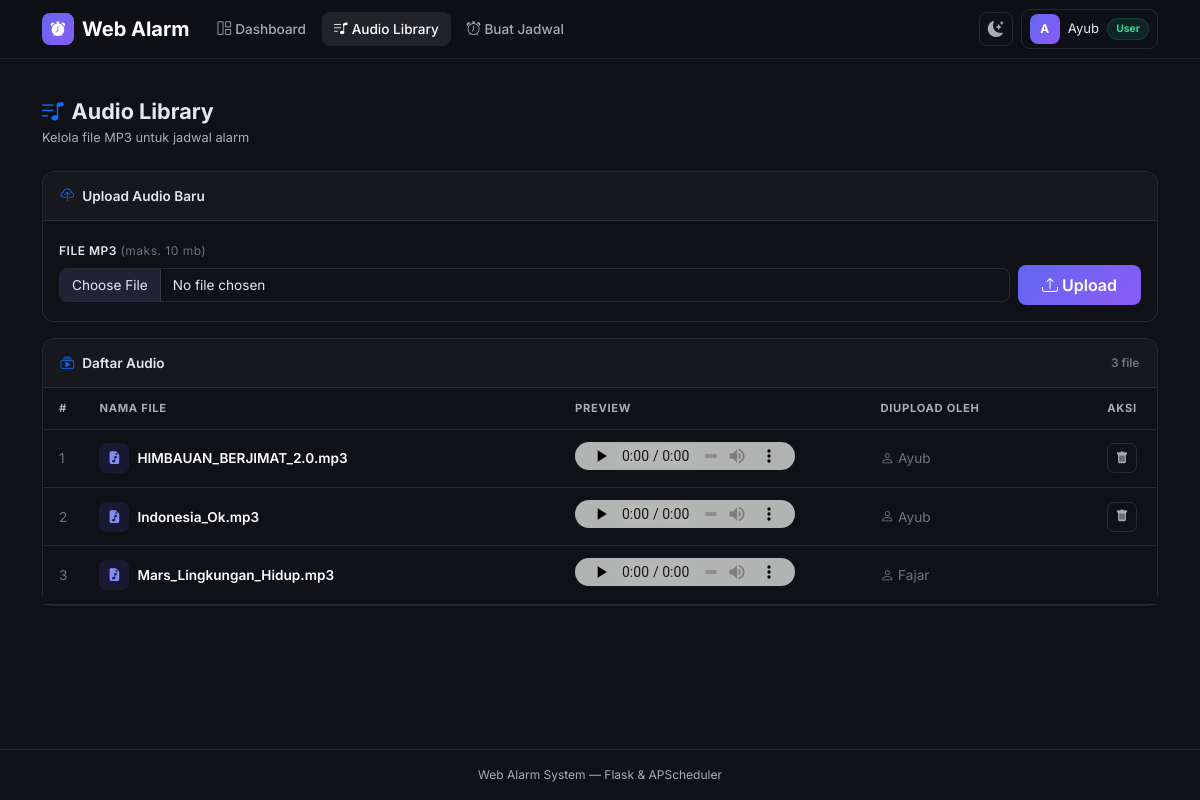
Page /audios (signed in) on the committed database.
### models.py (models this page shows, shortened)
class User(UserMixin, db.Model):
    __tablename__ = 'users'
    id = db.Column(db.Integer, primary_key=True)
    name = db.Column(db.String(120), nullable=False)
    email = db.Column(db.String(120), unique=True, nullable=False)
    password_hash = db.Column(db.String(256), nullable=False)
    role = db.Column(db.String(20), default='user', nullable=False)
    is_active = db.Column(db.Boolean, default=True, nullable=False)
    created_at = db.Column(db.DateTime, default=datetime.utcnow, nullable=False)
    audios = db.relationship('Audio', backref='uploader', lazy=True)

class Audio(db.Model):
    __tablename__ = 'audios'
    id = db.Column(db.Integer, primary_key=True)
    filename = db.Column(db.String(256), nullable=False)
    original_name = db.Column(db.String(256), nullable=False)
    filepath = db.Column(db.String(512), nullable=False)
    uploaded_by = db.Column(db.Integer, db.ForeignKey('users.id'), nullable=False)
    uploaded_at = db.Column(db.DateTime, default=datetime.utcnow, nullable=False)
    schedules = db.relationship('Schedule', backref='audio', lazy=True)

### app.py (the view)
@app.route('/audios')
@login_required
def audios():
    audio_list = Audio.query.order_by(Audio.original_name).all()
    return render_template('audios.html', audios=audio_list)

### app.py (called while the page is built)
@login_manager.user_loader
def load_user(user_id):
    return db.session.get(User, int(user_id))

def is_admin():
    return current_user.is_authenticated and current_user.role == 'admin'

### templates/audios.html (shortened to what this page needs)
{% extends "base.html" %}
{% block content %}
<div class="d-flex align-items-center justify-content-between flex-wrap gap-2 mb-4">
  <div>
    <h1 class="pg-title"><i class="bi bi-music-note-list me-2 text-primary"></i>Audio Library</h1>
    <p class="pg-sub mb-0">Kelola file MP3 untuk jadwal alarm</p>
  </div>
</div>
<div class="card mb-3">
  <div class="card-header">
    <i class="bi bi-cloud-upload me-2 text-primary"></i>Upload Audio Baru
  </div>
  <div class="card-body">
    <form method="post" action="{{ url_for('upload_audio') }}" enctype="multipart/form-data">
      <label class="form-label">File MP3 <span class="text-secondary fw-normal text-lowercase">(maks. 10 MB)</span></label>
      <div class="d-flex gap-2 align-items-center">
        <input class="form-control" type="file" name="file" id="fileInput"
               accept=".mp3,audio/mpeg" required style="flex:1"/>
        <button type="submit" class="btn btn-grad px-4 py-2 flex-shrink-0">
          <i class="bi bi-upload me-1"></i>Upload
        </button>
      </div>
    </form>
  </div>
</div>
<div class="card">
  <div class="card-header d-flex align-items-center justify-content-between">
    <span><i class="bi bi-collection-play me-2 text-primary"></i>Daftar Audio</span>
    <small class="text-secondary">{{ audios|length }} file</small>
  </div>
  {% if audios %}
  <div class="tbl-responsive">
    <table class="table table-hover mb-0">
      <thead>
        <tr>
          <th style="width:40px">#</th>
          <th>Nama File</th>
          <th style="min-width:180px">Preview</th>
          <th class="d-none d-md-table-cell">Diupload Oleh</th>
          <th class="text-center" style="width:70px">Aksi</th>
        </tr>
      </thead>
      <tbody>
        {% for audio in audios %}
        <tr>
          <td class="text-secondary">{{ loop.index }}</td>
          <td>
            <div class="d-flex align-items-center gap-2">
              <span class="d-inline-flex align-items-center justify-content-center flex-shrink-0"
                    style="width:30px;height:30px;border-radius:7px;
                           background:rgba(99,102,241,.12);color:#818cf8">
                <i class="bi bi-file-earmark-music-fill" style="font-size:.8rem"></i>
              </span>
              <span class="fw-semibold">{{ audio.original_name }}</span>
            </div>
          </td>
          <td>
            <audio controls preload="none" style="max-width:220px;width:100%">
              <source src="{{ url_for('static', filename='uploads/audios/' + audio.filename) }}"
                      type="audio/mpeg"/>
            </audio>
          </td>
          <td class="d-none d-md-table-cell text-secondary">
            <i class="bi bi-person me-1"></i>{{ audio.uploader.name }}
          </td>
          <td class="text-center">
            {% if is_admin() or audio.uploaded_by == current_user.id %}
            <form action="{{ url_for('delete_audio', audio_id=audio.id) }}" method="post"
                  onsubmit="return confirm('Hapus {{ audio.original_name }}?')">
              <button type="submit" class="btn-act act-danger" title="Hapus">
                <i class="bi bi-trash-fill"></i>
              </button>
            </form>
            {% endif %}
          </td>
        </tr>
        {% endfor %}
      </tbody>
    </table>
  </div>
  {% else %}
  <div class="empty-state">
    <i class="bi bi-file-earmark-music empty-icon"></i>
    <h5>Belum ada audio</h5>
    <p class="text-secondary" style="font-size:.85rem">Upload file MP3 menggunakan form di atas.</p>
  </div>
  {% endif %}
</div>
{% endblock %}

### templates/base.html (shortened to what this page needs)
<!DOCTYPE html>
<html lang="id" data-bs-theme="dark">
<head>
  <link href="https://cdn.jsdelivr.net/npm/bootstrap@5.3.3/dist/css/bootstrap.min.css"
        rel="stylesheet"/>
  <link href="https://cdn.jsdelivr.net/npm/bootstrap-icons@1.11.3/font/bootstrap-icons.min.css"
        rel="stylesheet"/>
</head>
<body>
<nav class="navbar navbar-expand-lg sticky-top navbar-main">
  <div class="container-xl">
    <a class="navbar-brand d-flex align-items-center gap-2 fw-bold" href="{{ url_for('index') }}">
      <span class="navbar-brand-icon"><i class="bi bi-alarm-fill"></i></span>
      Web Alarm
    </a>
    <div class="collapse navbar-collapse" id="mainNav">
      <ul class="navbar-nav me-auto gap-1 mt-2 mt-lg-0">
        {% if current_user.is_authenticated %}
          <li class="nav-item">
            <a class="nav-link {% if request.endpoint == 'index' %}active{% endif %}"
               href="{{ url_for('index') }}">
              <i class="bi bi-grid-1x2 me-1"></i>Dashboard
            </a>
          </li>
          <li class="nav-item">
            <a class="nav-link {% if request.endpoint == 'audios' %}active{% endif %}"
               href="{{ url_for('audios') }}">
              <i class="bi bi-music-note-list me-1"></i>Audio Library
            </a>
          </li>
          <li class="nav-item">
            <a class="nav-link {% if request.endpoint in ['new_schedule','edit_schedule'] %}active{% endif %}"
               href="{{ url_for('new_schedule') }}">
              <i class="bi bi-alarm me-1"></i>Buat Jadwal
            </a>
          </li>
        {% endif %}
      </ul>
      <div class="d-flex align-items-center gap-2 mt-2 mt-lg-0">
        <button id="themeToggle" type="button" title="Toggle tema"
                onclick="toggleTheme()" class="d-none d-lg-flex">
          <i class="bi bi-sun-fill" id="themeIcon"></i>
        </button>
        {% if current_user.is_authenticated %}
          <div class="dropdown">
            <button class="btn btn-sm d-flex align-items-center gap-2 px-2 py-1"
                    style="border:1px solid var(--bs-border-color);border-radius:9px;
                           background:transparent;color:var(--bs-body-color)"
                    data-bs-toggle="dropdown" aria-expanded="false">
              <span class="user-av">{{ current_user.name[0]|upper }}</span>
              <span class="d-none d-sm-inline fw-500" style="font-size:.82rem">
                {{ current_user.name.split()[0] }}
              </span>
              <span class="{% if is_admin() %}badge-admin{% else %}badge-user{% endif %}">
                {{ 'Admin' if is_admin() else 'User' }}
              </span>
            </button>
          </div>
        {% else %}
          <a href="{{ url_for('login') }}" class="btn btn-sm btn-outline-secondary px-3">Login</a>
          <a href="{{ url_for('register') }}" class="btn btn-sm btn-grad px-3">Daftar</a>
        {% endif %}
      </div>
    </div>
  </div>
</nav>
<div class="container-xl pt-3">
</div>
<main class="container-xl py-4">
  {% block content %}{% endblock %}
</main>
<footer class="border-top py-3">
  <div class="container-xl text-center" style="font-size:.75rem;color:var(--bs-secondary-color)">
    Web Alarm System &mdash; Flask &amp; APScheduler
  </div>
</footer>
</body>
</html>

### templates/base.html (style rules this page uses)
body { font-family: 'Inter', system-ui, sans-serif; min-height: 100vh; display: flex; flex-direction: column; }
main { flex: 1; }
[data-bs-theme="dark"] { --bs-body-bg: #0f1117; --bs-body-color: #e2e8f0; --bs-border-color: rgba(255,255,255,.1); --bs-card-bg: #1a1f2e; --bs-secondary-bg: #141824; --bs-tertiary-bg: #1e2433; }
:root { --accent: #6366f1; --accent2: #8b5cf6; --accent-rgb: 99,102,241; }
[data-bs-theme="dark"] .navbar-main { background: rgba(15,17,23,.97) !important; border-bottom: 1px solid rgba(255,255,255,.08); backdrop-filter: blur(12px); }
.navbar-brand-icon { width: 32px; height: 32px; border-radius: 8px; background: linear-gradient(135deg, var(--accent), var(--accent2)); display: inline-flex; align-items: center; justify-content: center; font-size: .9rem; color: #fff; flex-shrink: 0; }
.nav-link { font-size: .85rem; font-weight: 500; border-radius: 8px !important; padding: .4rem .75rem !important; transition: background .15s; }
[data-bs-theme="dark"] .nav-link:hover, [data-bs-theme="dark"] .nav-link.active { background: rgba(255,255,255,.08) !important; color: #fff !important; }
.card { border-radius: 12px; border-color: var(--bs-border-color); }
.card-header { font-weight: 600; font-size: .85rem; border-bottom-color: var(--bs-border-color); padding: .85rem 1.1rem; border-radius: 12px 12px 0 0 !important; }
[data-bs-theme="dark"] .card-header { background: rgba(255,255,255,.03); }
.btn-grad { background: linear-gradient(135deg, var(--accent), var(--accent2)); border: none; color: #fff; font-weight: 600; border-radius: 8px; transition: opacity .15s, transform .1s; }
.btn-act { width: 30px; height: 30px; display: inline-flex; align-items: center; justify-content: center; border-radius: 7px; border: 1px solid var(--bs-border-color); background: transparent; font-size: .78rem; color: var(--bs-secondary-color); transition: all .15s; cursor: pointer; flex-shrink: 0; }
.badge-user { background: rgba(16,185,129,.12); color: #34d399; border: 1px solid rgba(16,185,129,.2); padding: 2px 8px; border-radius: 20px; font-size: .65rem; font-weight: 700; }
.table { font-size: .85rem; }
.table thead th { font-size: .7rem; font-weight: 700; text-transform: uppercase; letter-spacing: .7px; color: var(--bs-secondary-color); border-bottom-width: 1px; padding: .75rem 1rem; white-space: nowrap; }
.table tbody td { padding: .75rem 1rem; vertical-align: middle; }
.form-control, .form-select { border-radius: 8px; font-size: .85rem; }
.form-label { font-size: .75rem; font-weight: 600; text-transform: uppercase; letter-spacing: .5px; margin-bottom: .35rem; }
#themeToggle { width: 34px; height: 34px; border-radius: 8px; border: 1px solid var(--bs-border-color); background: transparent; display: flex; align-items: center; justify-content: center; cursor: pointer; transition: all .15s; font-size: 1rem; color: var(--bs-secondary-color); }
.user-av { width: 30px; height: 30px; border-radius: 8px; background: linear-gradient(135deg, var(--accent), var(--accent2)); display: inline-flex; align-items: center; justify-content: center; font-size: .75rem; font-weight: 700; color: #fff; flex-shrink: 0; }
audio { height: 28px; max-width: 100%; }
[data-bs-theme="dark"] audio { filter: invert(1) hue-rotate(180deg); }
.pg-title { font-size: 1.35rem; font-weight: 700; margin: 0; }
.pg-sub { font-size: .8rem; color: var(--bs-secondary-color); margin-top: 3px; }
.tbl-responsive { overflow-x: auto; -webkit-overflow-scrolling: touch; }

### rows in the picture
User: name "A", name "Ayub", is_active+role "User"
Audio: original_name "HIMBAUAN_BERJIMAT_2.0.mp3", uploader.name "Ayub"
Audio: original_name "Indonesia_Ok.mp3", uploader.name "Ayub"
Audio: original_name "Mars_Lingkungan_Hidup.mp3", uploader.name "Fajar"

### other values in the picture
{{ audios|length }} "3"
